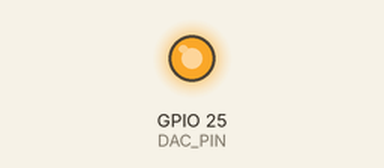
Simulated run of this sketch. Board: ESP32. On the bench: output pins drawn as LEDs (lit = HIGH).

Above: at 0.1 s.
Timing chart, 0 to 1.6 s (numbered marks = the images above):
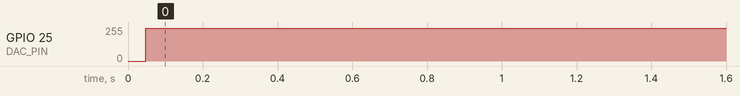

The sketch:

trinagular_wave.ino
```cpp
#define DAC_PIN 25 // Define the DAC pin on the ESP32 (may vary depending on your board)

void setup() {
  // Set the DAC pin as an output
  pinMode(DAC_PIN, OUTPUT);
}

void loop() {
  // Generate a triangular wave
  for(int i = 0; i < 360; i++) {
    int triangularValue;
    if (i < 180) {
      triangularValue = i * 4095 / 180; // Ramp up from 0 to 4095
    } else {
      triangularValue = 4095 - (i - 180) * 4095 / 180; // Ramp down from 4095 to 0
    }
    dacWrite(DAC_PIN, triangularValue); // Write the calculated value to the DAC pin
    delayMicroseconds(10); // Adjust delay as needed for desired frequency
  }
}
```

Measured:
- by itself, GPIO 25 (DAC_PIN): 0/255 → 245/255 at 0.05 s
